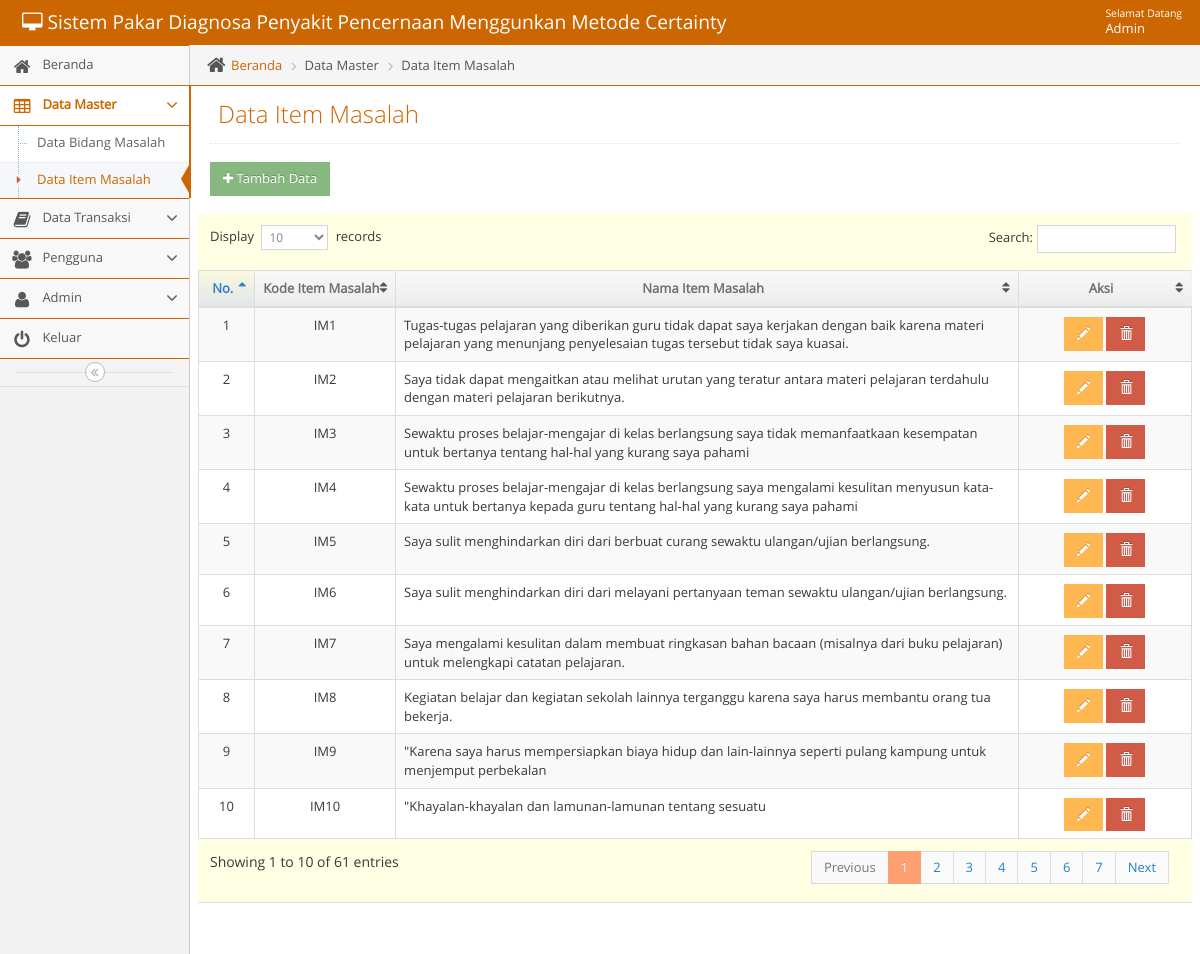
Before: /admin/adminmainapp.php?unit=gejala_unit&act=datagrid (signed in) with the older database file.
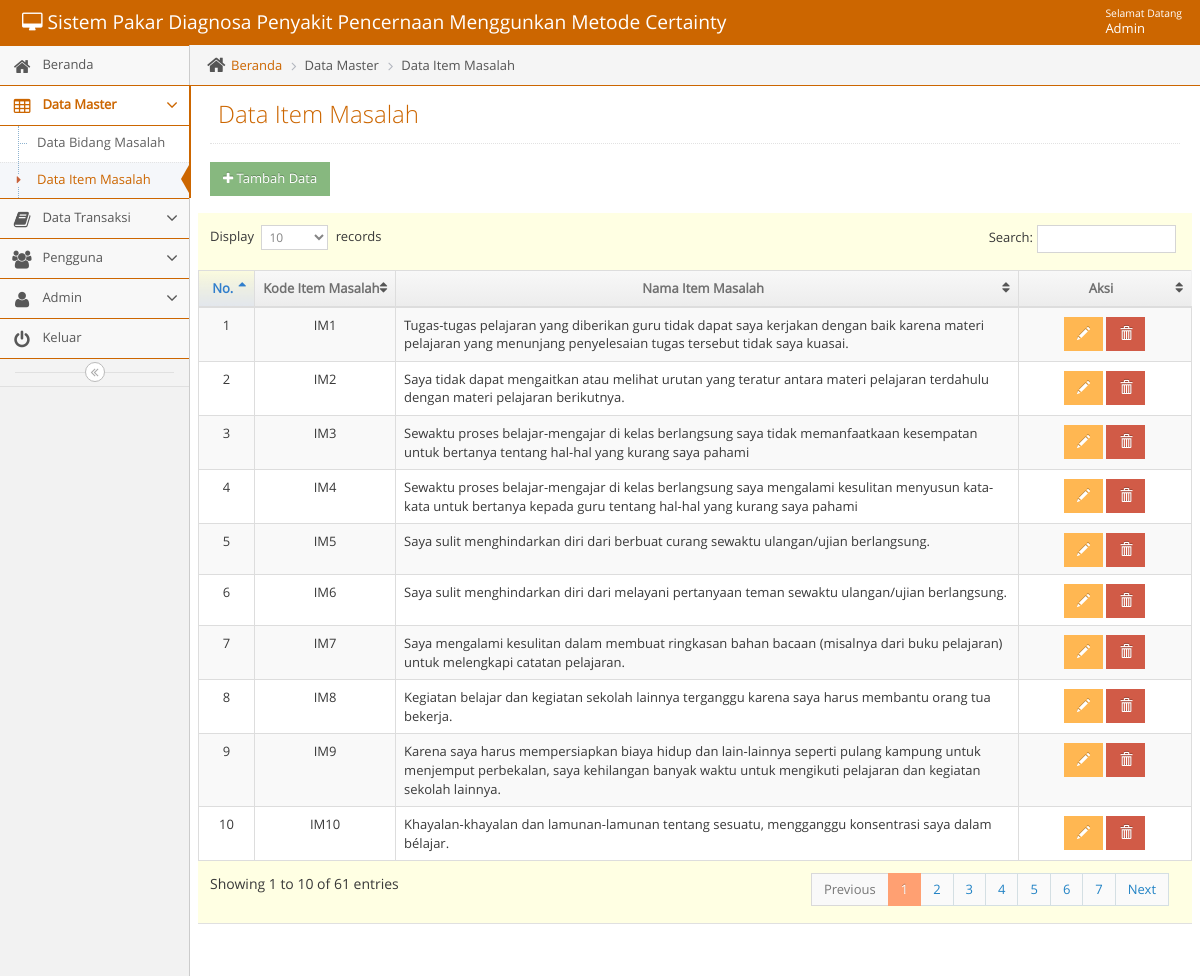
After: the same page with the newer database file.
### tables this page shows
CREATE TABLE `t_item_masalah` (
  `id_item_masalah` int(11) NOT NULL,
  `kode_item_masalah` varchar(5) NOT NULL,
  `nama_item_masalah` varchar(500) NOT NULL
);

### admin/unit/gejala_unit.php (the view, shortened to what this page needs)
<?php
$act = $_GET['act'];
switch($act){
    case "datagrid":
        ?>
<?php
include("../admin/leftbar.php");
?>
<div class="main-content">
    <div class="main-content-inner">
	<div class="breadcrumbs ace-save-state" id="breadcrumbs">
            <ul class="breadcrumb">
                <li>
                    <i class="ace-icon fa fa-home home-icon"></i>
                    <a href="adminmainapp.php?unit=dashboard">Beranda</a>
                </li>
                <li>Data Master</li>
		<li>Data Item Masalah</li>
            </ul>
	</div>
        <div class="page-content">
            <div class="page-header">
                <h1>Data Item Masalah
                </h1>
            </div>
                <h1>
                    <a href="?unit=gejala_unit&act=input">
                        <button class="btn btn-sm btn-success"><i class="fa fa-plus"></i> Tambah Data</button>
                    </a>
                </h1>
            <div class="row">
                <div class="col-xs-12">
                    <div class="row">
                        <div class="box box-primary">
                            <div class="box-body table-responsive padding">
                              <table id="datatable" class="table table-striped table-bordered table-hover">
                                <thead>
                                    <tr>
                                        <th style="text-align: center; width: 7%">No.</th>
                                        <th style="text-align: center; width: 15%">Kode Item Masalah</th>
                                        <th style="text-align: center; width: 60%">Nama Item Masalah</th>
                                        <th style="text-align: center; width: 18%">Aksi</th>
                                    </tr>
                                </thead>
                                <tbody>
                                    <?php $no=1;
                                    $qdatagrid =" SELECT * FROM t_item_masalah ";
                                    $rdatagrid = mysqli_query($mysqli, $qdatagrid);
                                    while($ddatagrid=mysqli_fetch_assoc($rdatagrid)) {
                                        echo "
                                        <tr>
                                             <td style= text-align:center>$no</td>
                                             <td style= text-align:center >$ddatagrid[kode_item_masalah]</td>
                                             <td style= text-align:left >$ddatagrid[nama_item_masalah]</td>
                                             <td style=text-align:center>
                                                 <a href=?unit=gejala_unit&act=update&kode_item_masalah=$ddatagrid[kode_item_masalah] class='btn btn-sm btn-warning glyphicon glyphicon-pencil' ></a>
                                                 <a href=?unit=gejala_unit&act=delete&kode_item_masalah=$ddatagrid[kode_item_masalah] class='btn btn-sm btn-danger glyphicon glyphicon-trash' onclick='return confirm(\"Yakin Akan Menghapus Data?\")'></a>
                                             </td>
                                        </tr>
                                        ";
                                        $no++;
                                     }
                                     ?>
                                </tbody>
                                </table>
                            </div>
                        </div>
                    </div>
                </div>
            </div>
        </div>
    </div>
</div>
<?php
include("../admin/footer.php");
?>
	</body>
</html>
 <?php
        break;
            ?>
 <?php
}

### admin/head.php (shortened to what this page needs)
<?php error_reporting(0);
$page=$_REQUEST['unit'];
$act1=$_REQUEST['act'];
$active='class="active"';
$open='class="active open"';
?>
<!DOCTYPE html>
<html lang="en">
    <head>
        <link rel="stylesheet" href="../css/backend/css/bootstrap.min.css" />
        <link rel="stylesheet" href="../css/backend/font-awesome/4.5.0/css/font-awesome.min.css" />
        <link rel="stylesheet" href="../css/backend/css/ace.min.css" class="ace-main-stylesheet" id="main-ace-style" />
        <link rel="stylesheet" href="../css/backend/css/ace-skins.min.css" />
        <link rel="stylesheet" href="../css/backend/css/ace-rtl.min.css" />
		<link rel='stylesheet prefetch' href='../css/tentang/style.css'>
    </head>

### admin/navbar.php (shortened to what this page needs)
<body class="no-skin">
        <?php
        require_once '../lib/koneksi.php';
        if ($_SESSION['status'] == 'Admin') {
          $qupdate = "SELECT * FROM  t_admin WHERE nama_pengguna = '".$_SESSION['nm_pengguna']."'";
         $rupdate = mysqli_query($mysqli, $qupdate);
         $dupdate = mysqli_fetch_assoc($rupdate);
        }
        else {
          $qupdate = "SELECT * FROM  t_user WHERE nama_pengguna = '".$_SESSION['nm_pengguna']."'";
          $rupdate = mysqli_query($mysqli, $qupdate);
          $dupdate = mysqli_fetch_assoc($rupdate);
        }
        ?>
        <div id="navbar" class="navbar navbar-default ace-save-state">
            <div class="navbar-container ace-save-state" id="navbar-container">
            <div class="navbar-header pull-left">
                <a href="adminmainapp.php?unit=dashboard" class="navbar-brand"><small><i class="fa fa-desktop"></i> Sistem Pakar Diagnosa Penyakit Pencernaan Menggunkan Metode Certainty </small></a>
            </div>
            <div class="navbar-buttons navbar-header pull-right" role="navigation">
              <ul class="nav ace-nav">
                <li class="light-blue dropdown-modal">
                  <a data-toggle="dropdown" href="#" class="dropdown-toggle">
                    <span class="user-info"><small>Selamat Datang</small>  <?php echo ucwords($dupdate['nama']); ?></span>
                  </a>
                </li>
              </ul>
            </div>
        </div>
    </div>

### admin/adminmainapp.php
<?php
   include("../admin/head.php");
?>
<?php
   include("../admin/navbar.php");
?>
<div class="main-container ace-save-state" id="main-container">
<?php
    require_once('content.php');
?>

### admin/content.php (shortened to what this page needs)
<?php
$unit = $_GET['unit'];
if($unit == "produk_unit") {
    require_once 'unit/produk_unit.php';
}
else if($unit == "dashboard") {
    require_once 'unit/dashboard.php';
}
else if($unit == "tentangbidangmasalah_unit") {
    require_once 'unit/tentangbidangmasalah_unit.php';
}
else if($unit == "p_dashboard") {
    require_once 'unit/p_dashboard.php';
}
else if($unit == "p_penyakit_unit") {
    require_once 'unit/p_penyakit_unit.php';
}
else if($unit == "p_cf_unit") {
    require_once 'unit/p_cf_unit.php';
}
else if($unit == "l_penyakit") {
    require_once 'unit/l_penyakit.php';
}
else if($unit == "penyakit_unit") {
    require_once 'unit/penyakit_unit.php';
}
else if($unit == "gejala_unit") {
    require_once 'unit/gejala_unit.php';
}

### admin/leftbar.php (shortened to what this page needs)
<div id="sidebar" class="sidebar responsive ace-save-state">
  <ul class="nav nav-list" >
      <?php
                                  if ($_SESSION['status'] == "Admin"){
                                    ?>
    <li <?php if ($page=='dashboard') {echo $active;}?>>
        <a href="adminmainapp.php?unit=dashboard">
        <i class="menu-icon fa fa-home"></i>
        <span class="menu-text"> Beranda </span>
      </a>
    </li>
    <li  <?php if ($page=='penyakit_unit' or $page=='gejala_unit' or $page=='tentangbidangmasalah_unit') {echo $open;}?>>
      <a href="#" class="dropdown-toggle">
        <i class="menu-icon fa fa-table"></i>
        <span class="menu-text"> Data Master </span>
        <b class="arrow fa fa-angle-down"></b>
      </a>
      <ul class="submenu">
        <li <?php if ($page=='penyakit_unit' && $act1=='datagrid') {echo $active;}?>>
          <a href="adminmainapp.php?unit=penyakit_unit&act=datagrid"><i class="menu-icon fa fa-caret-right"></i>Data Bidang Masalah</a>
        </li>
		<li <?php if ($page=='gejala_unit' && $act1=='datagrid') {echo $active;}?>>
          <a href="adminmainapp.php?unit=gejala_unit&act=datagrid"><i class="menu-icon fa fa-caret-right"></i>Data Item Masalah</a>
        </li>
      </ul>
    </li>
    <li  <?php if ($page=='dbp_unit' or $page=='konsultasi_unit') {echo $open;}?>>
      <a href="#" class="dropdown-toggle">
        <i class="menu-icon fa fa-book"></i>
        <span class="menu-text"> Data Transaksi </span>
        <b class="arrow fa fa-angle-down"></b>
      </a>
    </li>
    <li <?php if ($page=='pengguna_unit') {echo $open;}?>>
      <a href="#" class="dropdown-toggle">
        <i class="menu-icon fa fa-users"></i>
        <span class="menu-text"> Pengguna </span>
        <b class="arrow fa fa-angle-down"></b>
      </a>
    </li>
    <li <?php if ($page=='admin_unit') {echo $open;}?>>
      <a href="#" class="dropdown-toggle">
        <i class="menu-icon fa fa-user"></i>
        <span class="menu-text"> Admin </span>
        <b class="arrow fa fa-angle-down"></b>
      </a>
    </li>
     <?php
                                }
                                ?>
    <li>
        <a href="logout.php">
        <i class="menu-icon fa fa-power-off"></i>
        <span class="menu-text"> Keluar </span>
      </a>
    </li>
  </ul>
  <div class="sidebar-toggle sidebar-collapse" id="sidebar-collapse">
    <i id="sidebar-toggle-icon" class="ace-icon fa fa-angle-double-left ace-save-state" data-icon1="ace-icon fa fa-angle-double-left" data-icon2="ace-icon fa fa-angle-double-right"></i>
  </div>
</div>

### admin/footer.php (shortened to what this page needs)
  <div class="space-20"></div>
</div>

### css/tentang/style.css (style rules this page uses)
html { font-family:sans-serif; -ms-text-size-adjust:100%; -webkit-text-size-adjust:100% }
body { margin:0 }
a { background-color:transparent }
b,strong { font-weight:700 }
h1 { font-size:2em; margin:.67em 0 }
small { font-size:80% }
button,input,optgroup,select,textarea { color:inherit; font:inherit; margin:0 }
button { overflow:visible }
button,select { text-transform:none }
button,html input[type=button],input[type=reset],input[type=submit] { -webkit-appearance:button; cursor:pointer }
table { border-collapse:collapse; border-spacing:0 }
td,th { padding:0 }
.border-box,article,body,code,dd,div,dl,dt,fieldset,footer,form,header,html,input[type=email],input[type=password],input[type=tel],input[type=text],input[type=url],li,main,ol,p,pre,section,textarea,ul { box-sizing:border-box }

Changed rows visible on the page:
changed t_item_masalah "IM9": nama_item_masalah "\"Karena saya harus mempersiapkan biaya hidup dan lain-lainnya seperti pulang kampung untuk menjemput perbekalan" → "Karena saya harus mempersiapkan biaya hidup dan lain-lainnya seperti pulang kampung untuk menjemput perbekalan, saya kehilangan banyak waktu untuk mengikuti pelajaran dan kegiatan sekolah lainnya."
changed t_item_masalah "IM10": nama_item_masalah "\"Khayalan-khayalan dan lamunan-lamunan tentang sesuatu" → "Khayalan-khayalan dan lamunan-lamunan tentang sesuatu, mengganggu konsentrasi saya dalam bélajar."
